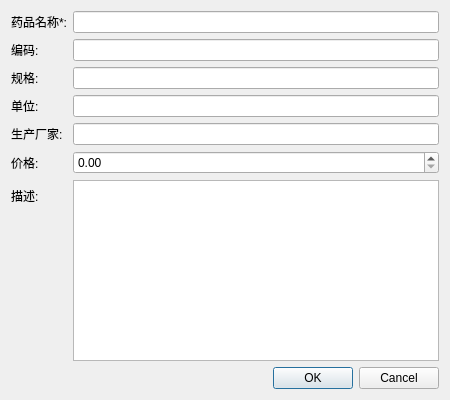
<?xml version="1.0" encoding="UTF-8"?>
<ui version="4.0">
 <class>MedicineDialog</class>
 <widget class="QDialog" name="MedicineDialog">
  <property name="geometry">
   <rect>
    <x>0</x>
    <y>0</y>
    <width>450</width>
    <height>400</height>
   </rect>
  </property>
  <property name="windowTitle">
   <string>药品信息</string>
  </property>
  <layout class="QVBoxLayout" name="verticalLayout">
   <item>
    <layout class="QFormLayout" name="formLayout">
     <item row="0" column="0">
      <widget class="QLabel" name="label_name">
       <property name="text">
        <string>药品名称*:</string>
       </property>
      </widget>
     </item>
     <item row="0" column="1">
      <widget class="QLineEdit" name="nameEdit"/>
     </item>
     <item row="1" column="0">
      <widget class="QLabel" name="label_code">
       <property name="text">
        <string>编码:</string>
       </property>
      </widget>
     </item>
     <item row="1" column="1">
      <widget class="QLineEdit" name="codeEdit"/>
     </item>
     <item row="2" column="0">
      <widget class="QLabel" name="label_spec">
       <property name="text">
        <string>规格:</string>
       </property>
      </widget>
     </item>
     <item row="2" column="1">
      <widget class="QLineEdit" name="specificationEdit"/>
     </item>
     <item row="3" column="0">
      <widget class="QLabel" name="label_unit">
       <property name="text">
        <string>单位:</string>
       </property>
      </widget>
     </item>
     <item row="3" column="1">
      <widget class="QLineEdit" name="unitEdit"/>
     </item>
     <item row="4" column="0">
      <widget class="QLabel" name="label_manufacturer">
       <property name="text">
        <string>生产厂家:</string>
       </property>
      </widget>
     </item>
     <item row="4" column="1">
      <widget class="QLineEdit" name="manufacturerEdit"/>
     </item>
     <item row="5" column="0">
      <widget class="QLabel" name="label_price">
       <property name="text">
        <string>价格:</string>
       </property>
      </widget>
     </item>
     <item row="5" column="1">
      <widget class="QDoubleSpinBox" name="priceSpin">
       <property name="minimum">
        <double>0.000000000000000</double>
       </property>
       <property name="maximum">
        <double>999999.000000000000000</double>
       </property>
       <property name="decimals">
        <number>2</number>
       </property>
      </widget>
     </item>
     <item row="6" column="0">
      <widget class="QLabel" name="label_desc">
       <property name="text">
        <string>描述:</string>
       </property>
      </widget>
     </item>
     <item row="6" column="1">
      <widget class="QTextEdit" name="descriptionEdit">
       <property name="maximumHeight">
        <number>100</number>
       </property>
      </widget>
     </item>
    </layout>
   </item>
   <item>
    <widget class="QDialogButtonBox" name="buttonBox">
     <property name="orientation">
      <enum>Qt::Horizontal</enum>
     </property>
     <property name="standardButtons">
      <set>QDialogButtonBox::Cancel|QDialogButtonBox::Ok</set>
     </property>
    </widget>
   </item>
  </layout>
 </widget>
 <resources/>
 <connections>
  <connection>
   <sender>buttonBox</sender>
   <signal>accepted()</signal>
   <receiver>MedicineDialog</receiver>
   <slot>accept()</slot>
  </connection>
  <connection>
   <sender>buttonBox</sender>
   <signal>rejected()</signal>
   <receiver>MedicineDialog</receiver>
   <slot>reject()</slot>
  </connection>
 </connections>
</ui>
